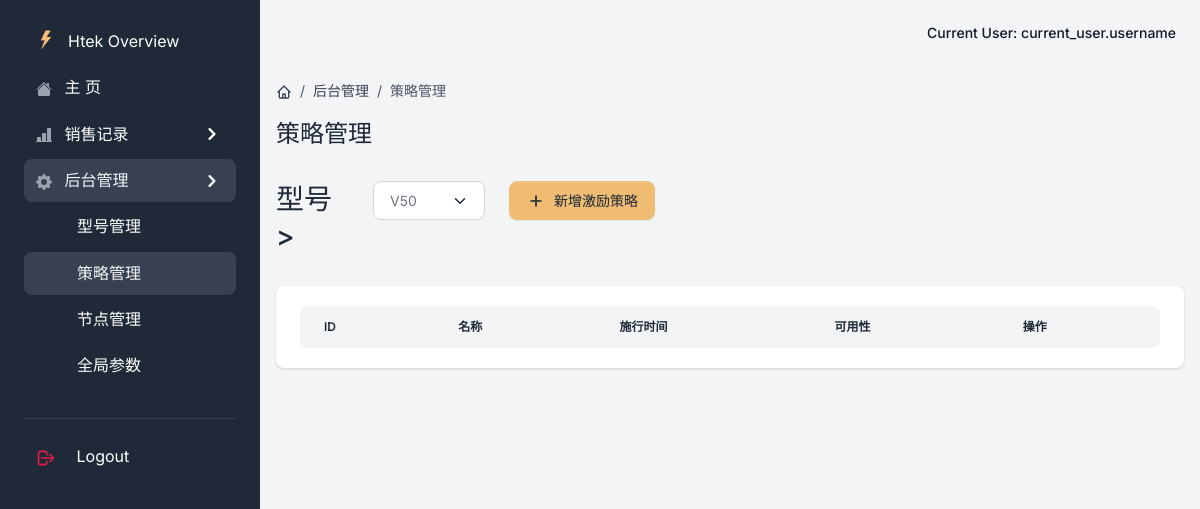
The page /admin_excitation on the database as committed earlier.
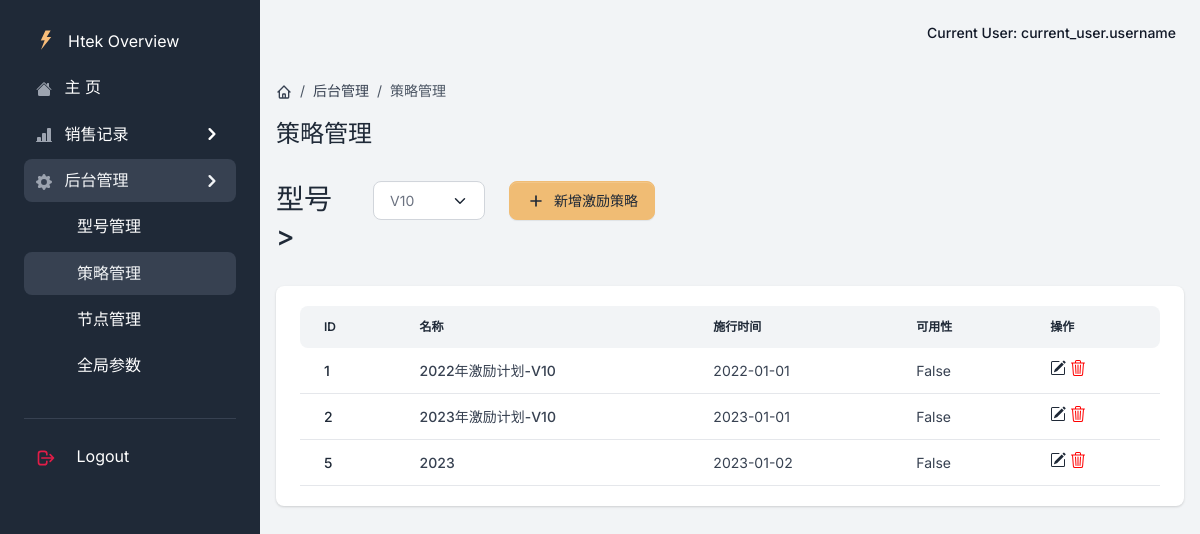
The same page on the database as committed later.
### app/models.py (models this page shows, shortened)
class Way(db.Model):  # 激励策略表
    __tablename__ = 'Way'
    id = db.Column(db.Integer, primary_key=True, autoincrement=True)
    model_id = db.Column(db.Integer, nullable=False)
    name = db.Column(db.String(64), unique=True)
    start_time = db.Column(db.Date, default=datetime.date.today())
    status = db.Column(db.Boolean(), default=False)

### app/admin/views.py (the view, shortened to what this page needs)
class ExcitationView(MethodView):
    def get(self):
        current_app.logger.info('-> ExcitationView')
        models = DataBaseUtils.query_models()
        data = {"models": models, "select_index": models[0].id}
        if request.args.get('model'):
            exci = DataBaseUtils.query_way(model_id=request.args['model'])
            data["select_index"] = int(request.args.get('model'))
        else:
            exci = DataBaseUtils.query_way(model_id=models[0].id)  # 默认展示第一个option的策略
        if exci:
            data['exci'] = exci
        return render_template('admin/excitation.html', segment='admin_excitation', data=data)

### app/__init__.py (called while the page is built)
@login_manager.request_loader
def request_loader(request):
    username = request.form.get('username')
    user = {'name': 'yaki', 'f': 'request_loder'}
    return user if user else None

def configure_database(app):
    @app.before_first_request
    def initialize_database():
        try:
            db.create_all()
        except Exception as e:
            print('> Error: DBMS Exception: ' + str(e))
            basedir = os.path.abspath(os.path.dirname(__file__))
            app.config['SQLALCHEMY_DATABASE_URI'] = SQLALCHEMY_DATABASE_URI = 'sqlite:///../DataBase/db.sqlite3'
            print('> Fallback to SQLite ')
            db.create_all()
    @app.teardown_request
    def shutdown_session(exception=None):
        db.session.remove()

### app/models.py (called while the page is built)
    @staticmethod
    def query_models():
        all = Model.query.all()
        return all

### app/templates/admin/excitation.html (shortened to what this page needs)
{% extends "base/base.html" %}
{% block content %}
  <div class="py-4">
      <nav aria-label="breadcrumb" class="d-none d-md-inline-block">
          <ol class="breadcrumb breadcrumb-dark breadcrumb-transparent">
              <li class="breadcrumb-item">
                  <a href="{{url_for('home.home')}}">
                  </a>
              </li>
              <li class="breadcrumb-item"><a href="{{url_for('admin.model')}}">后台管理</a></li>
              <li class="breadcrumb-item active" aria-current="page">策略管理</li>
          </ol>
      </nav>
      <div class="d-flex justify-content-between w-100 flex-wrap">
          <div class="mb-3 mb-lg-0">
              <h1 class="h4">策略管理</h1>
          </div>
      </div>
  </div>
  <div class="row mb-4">
    <div class="col-log-4 col-sm-3">
        <div class="row">
            <div class="col-5 align-items-center">
                <h3 >型号></h3>
            </div>
            <div class="col-7">
                <select class="form-select mb-0" id="models" aria-label="Gender select example" onchange="select_exc()">
                    {% for m in data.models %}
                        {% if m.id == data.select_index %}
                            <option value="{{m.id}}" selected>{{m.name}}</option>
                        {% else %}
                            <option value="{{m.id}}">{{m.name}}</option>
                        {% endif %}
                    {% endfor %}
                </select>
            </div>
        </div>
    </div>
      <div class="col-log-4 col-sm-3">
        <button class="btn btn-secondary d-inline-flex align-items-center me-2 dropdown-toggle" data-bs-toggle="modal" data-bs-target="#modal-form"  aria-haspopup="true" aria-expanded="false">
            <svg class="icon icon-xs me-2" fill="none" stroke="currentColor" viewBox="0 0 24 24" xmlns="http://www.w3.org/2000/svg"><path stroke-linecap="round" stroke-linejoin="round" stroke-width="2" d="M12 6v6m0 0v6m0-6h6m-6 0H6"></path></svg>
            新增激励策略
        </button>
      </div>
      <div class="col-log-4 col-sm-3"></div>
  </div>
  <div class="card border-0 shadow mb-4">
      <div class="card-body">
          <div class="table-responsive">
              <table class="table table-centered table-nowrap mb-0 rounded">
                  <thead class="thead-light">
                      <tr>
                          <th class="border-0 rounded-start">ID</th>
                          <th class="border-0">名称</th>
                          <th class="border-0">施行时间</th>
                          <th class="border-0">可用性</th>
                          <th class="border-0 rounded-end">操作</th>
                      </tr>
                  </thead>
                  <tbody>
                  {% for model in data.exci %}
                      <tr>
                          <td><a href="#" class="text-primary fw-bold">{{model.id}}</a> </td>
                          <td class="fw-bold d-flex align-items-center">{{model.name}}</td>
                          <td>{{model.start_time}}</td>
                          <td>{{model.status}}</td>
                          <td>
                              <a href="#" class="text-primary d-inline-flex align-items-center " onclick="show_edit_modal({{model.id}},'{{model.name}}','{{model.start_time}}')">
                              </a>
                              <a href="#" class="text-primary d-inline-flex align-items-center " onclick="delete_excitation({{model.id}},'{{model.name}}')">
                              </a>
                          </td>
                      </tr>
                  {% endfor %}
                  </tbody>
              </table>
          </div>
      </div>
  </div>
{% endblock content %}

Rows that differ between the two databases and show on the page:
now on this page (row edited): Way: id "1", name "2022年激励计划-V10", start_time "2022-01-01", status "False"
now on this page (row edited): Way: id "2", name "2023年激励计划-V10", start_time "2023-01-01", status "False"
added Way: id "5", name "2023", start_time "2023-01-02", status "False"
Other text that changed with them:
form field value: "V50" → "V10"
